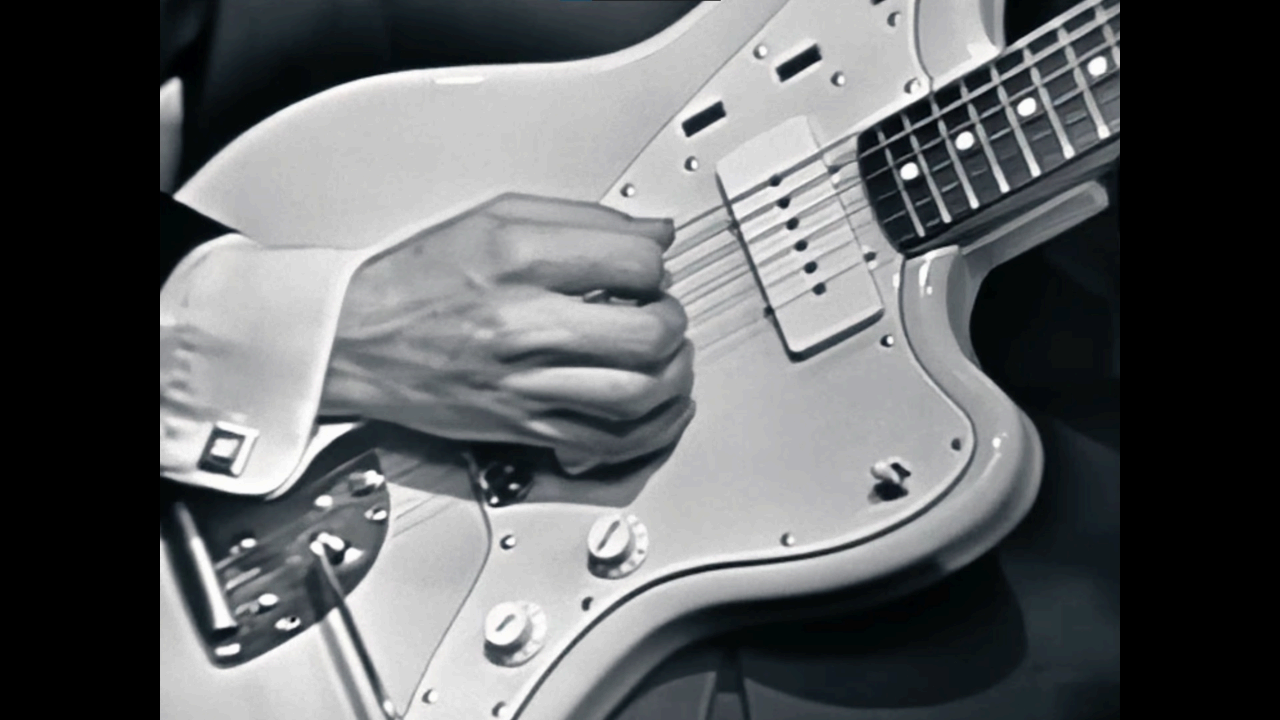
#> input picture SRC/ghost_riders_in_the_sky.png, 1280 x 720 px, found by its file name; its folder holds 4 pictures in this run
$ python 'The PNG Musician.py'   (older library calls are emulated)
#> lines starting #> are read from the running program, lines starting #| are printed output that depends on the picture
import os

import cv2
import numpy as np
from os import listdir
from tqdm import trange
import subprocess
import msvcrt


def parse_stegano_or(arr: np.array):
    arr = np.reshape(arr, (1, W * H * D))
    sp = np.where(arr != 0)[1][0]
    bits = W * H * D - sp

    mp3 = []
    for b in trange(0, bits, 4, ncols=100, unit=' bytes'):
        mp3.append((arr[0, sp+b+0] << 6) | (arr[0, sp+b+1] << 4) | (arr[0, sp+b+2] << 2) | (arr[0, sp+b+3] << 0))

    return bytes(mp3)


def print_ascii_image(img: np.array, norm=False):
    LEVELS = ['  ', '░░', '▒▒', '▓▓', '██']

    if norm:
        img = np.array(np.array(img / img.max(), dtype=np.float) * 4, dtype=np.uint8)
    else:
        img //= 63
    borderW = img.shape[1] * 2

    print(" ╔" + "╦" * borderW + "╗")
    for row in img:
        print(end=' ╠')
        for pixel in row:
            print(LEVELS[pixel], end='')
        print('╣')
    print(" ╚" + "╩" * borderW + "╝")


if __name__ == '__main__':
    while True:
        SECTION_SEPERATOR = '\n' + '-' * 200 + '\n'

        LOGO = """
                                            ████████╗██╗  ██╗███████╗    ██████╗ ███╗   ██╗ ██████╗     ███╗   ███╗██╗   ██╗███████╗██╗ ██████╗██╗ █████╗ ███╗   ██╗
                                            ╚══██╔══╝██║  ██║██╔════╝    ██╔══██╗████╗  ██║██╔════╝     ████╗ ████║██║   ██║██╔════╝██║██╔════╝██║██╔══██╗████╗  ██║
                                               ██║   ███████║█████╗      ██████╔╝██╔██╗ ██║██║  ███╗    ██╔████╔██║██║   ██║███████╗██║██║     ██║███████║██╔██╗ ██║
                                               ██║   ██╔══██║██╔══╝      ██╔═══╝ ██║╚██╗██║██║   ██║    ██║╚██╔╝██║██║   ██║╚════██║██║██║     ██║██╔══██║██║╚██╗██║
                                               ██║   ██║  ██║███████╗    ██║     ██║ ╚████║╚██████╔╝    ██║ ╚═╝ ██║╚██████╔╝███████║██║╚██████╗██║██║  ██║██║ ╚████║
                                               ╚═╝   ╚═╝  ╚═╝╚══════╝    ╚═╝     ╚═╝  ╚═══╝ ╚═════╝     ╚═╝     ╚═╝ ╚═════╝ ╚══════╝╚═╝ ╚═════╝╚═╝╚═╝  ╚═╝╚═╝  ╚═══╝

                                                                     █▀▄ █ █   █▀▀ █▀█ █▀▀ █▀█ █▀▄   █▀▄ █▀▀ █ █   █▀█ █▀▀ █ █ █▀█ █▀▄
                                                                     █▀▄  █    ▀▀█ █▀█ █ █ █▀█ █▀▄   █ █ █▀▀ ▀▄▀   █▀█ █   █▀█ █▀█ █▀▄
                                                                     ▀▀   ▀    ▀▀▀ ▀ ▀ ▀▀▀ ▀ ▀ ▀ ▀   ▀▀  ▀▀▀  ▀    ▀ ▀ ▀▀▀ ▀ ▀ ▀ ▀ ▀ ▀
        """ + SECTION_SEPERATOR

        print(LOGO)

        print("Hey There!\nI'm THE PNG MUSICIAN!")
        print("I convert PNG Images to MP3 Audio and play them!")
        print("\nWell that's not exactly how I work, but it's one way to put it :P")
        print("\nAnyways, maximize this window for the best experience ;)")

        print(SECTION_SEPERATOR)

        try:
            file_list = listdir('SRC')
            png_file_list = []
            for filename in file_list:
                if filename[-4:] == '.png':
                    png_file_list.append(filename)

            print("I found %d PNG files!\nWhich one do you want me to play?" % len(png_file_list))
            for png_file in png_file_list:
                print(f'\t{png_file_list.index(png_file)+1:2d}) {png_file:s}')

            file_index = -1
            while True:
                try:
                    file_index = int(input('\nEnter an image number: ').strip())
                    if 0 < file_index <= len(png_file_list):
                        file_index -= 1
                        break
                    else:
                        raise ValueError
                except Exception:
                    print("Hmmm, that's not quite what I expected. How about you give it another try!")
#> this loop made 1 pass; the answer given on pass 1: 3
            SONG_NAME = png_file_list[file_index]

            print(SECTION_SEPERATOR)

            print("Reading Image...")
            STEGANO_IMAGE = cv2.imread(fr'SRC\{SONG_NAME:s}', cv2.IMREAD_COLOR)
#> STEGANO_IMAGE is the input picture: shape (720, 1280, 3); mean B, G, R 101.2, 99.5, 97.4
            H, W, D = STEGANO_IMAGE.shape
#> H = 720; W = 1280; D = 3

            print("Creating Music from the Image...")
            MP3_DATA = parse_stegano_or(STEGANO_IMAGE & 0x3)
#> in parse_stegano_or, `sp = np.where(arr != 0)[1][0]`: sp = 877180
#> in parse_stegano_or, `bits = W * H * D - sp`: bits = 1887620
#> the loop in parse_stegano_or, `for b in trange(0, bits, 4, ncols=100, unit=' bytes'):` made 471905 passes
#> b on passes 2 to 4: 4, 8, 12
#> after the loop in parse_stegano_or, `for b in trange(0, bits, 4, ncols=100, unit=' bytes'):`: mp3 = 471905 items

            print("Writing Music to out.mp3...")
            with open('out.mp3', 'wb') as mp3_file:
                mp3_file.write(MP3_DATA)

            print(SECTION_SEPERATOR)

            print("{:^200s}".format(f"Currently Playing {SONG_NAME}\n"))
            ascii_image_w = (len(SECTION_SEPERATOR) - 6) // 2
            ascii_image_h = ascii_image_w * 9 // 16
            print_ascii_image(cv2.cvtColor(cv2.resize(STEGANO_IMAGE, (ascii_image_w, ascii_image_h)), cv2.COLOR_BGR2GRAY))
#> in print_ascii_image, `img //= 63`:
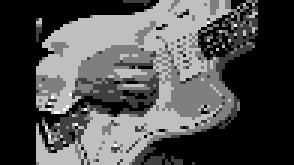
#> img: shape (55, 98) (shown 3 times larger); min 0, max 4, mean 1.26; drawn with min black and max white
#> the loop in print_ascii_image, `for row in img:` made 55 passes
#> (the run stopped early here; a loop or call above may not have finished)
